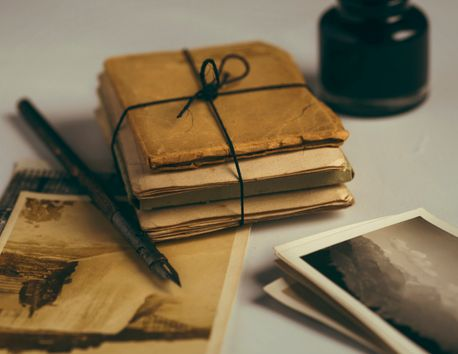
#> input picture 6-Image_Processing/img/1.jpeg, 458 x 354 px
$ python 5-cropping.py --image img/1.jpeg
#> lines starting #> are read from the running program, lines starting #| are printed output that depends on the picture
import numpy as np
import argparse
import cv2

ap = argparse.ArgumentParser()
ap.add_argument("-i", "--image", required=True, help="Path to the image")
args = vars(ap.parse_args())

image = cv2.imread(args["image"])
#> image is the input picture: shape (354, 458, 3); mean B, G, R 81.6, 110.1, 126
cv2.imshow("Original Image", image)

#   Remember OpenCV represent images as Numpy arrays.
#   Numpy represent Images as [ Height First , Width Second ]
#   it means we supply our y-axis value before our x-axis
#   Rectangular region starting at (240, 30) and ending at (335, 120)

#   cropped = image[ y1:y2, x1:x2]

# cropped = image[30:120, 240:335]
cropped = image[35:125, 160:267]
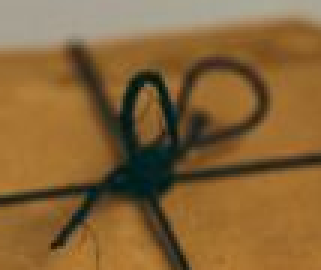
#> cropped: shape (90, 107, 3) (shown 3 times larger); mean B, G, R 55.7, 100, 133.5

cv2.imshow("T-Rex Face", cropped)
cv2.waitKey(0)
